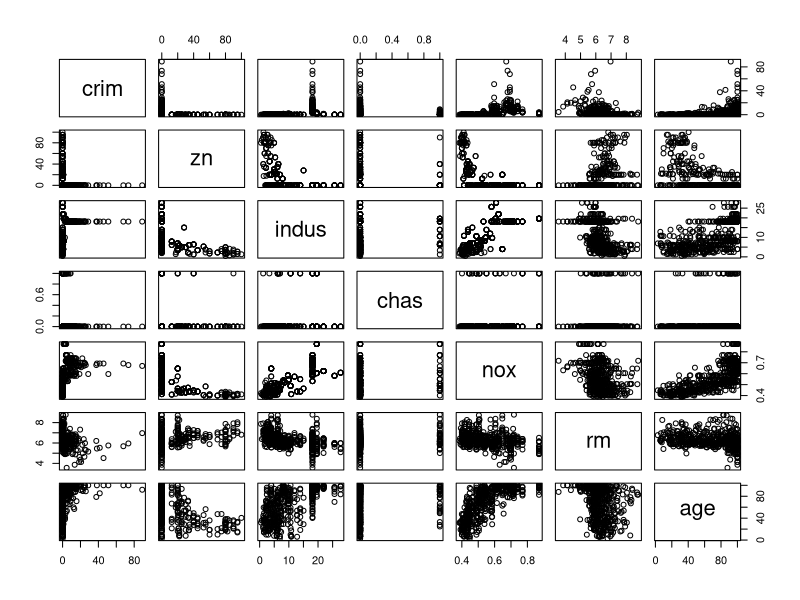
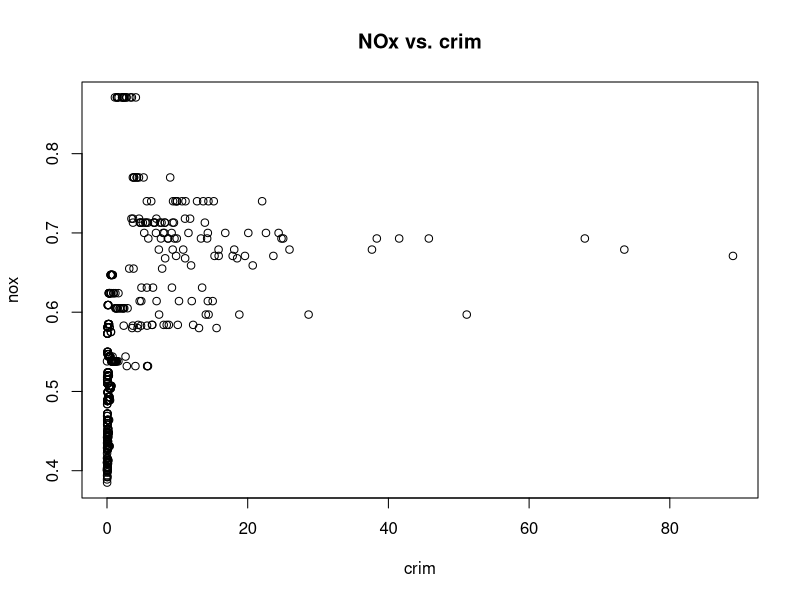
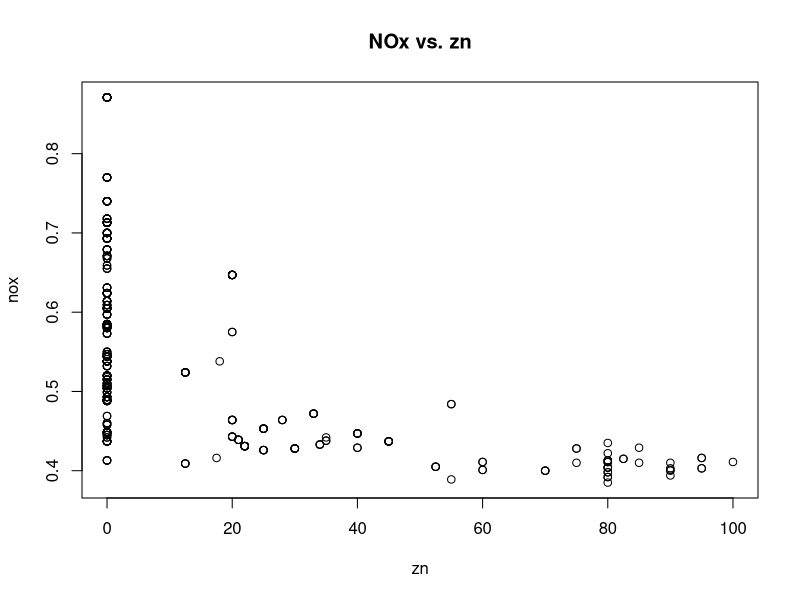
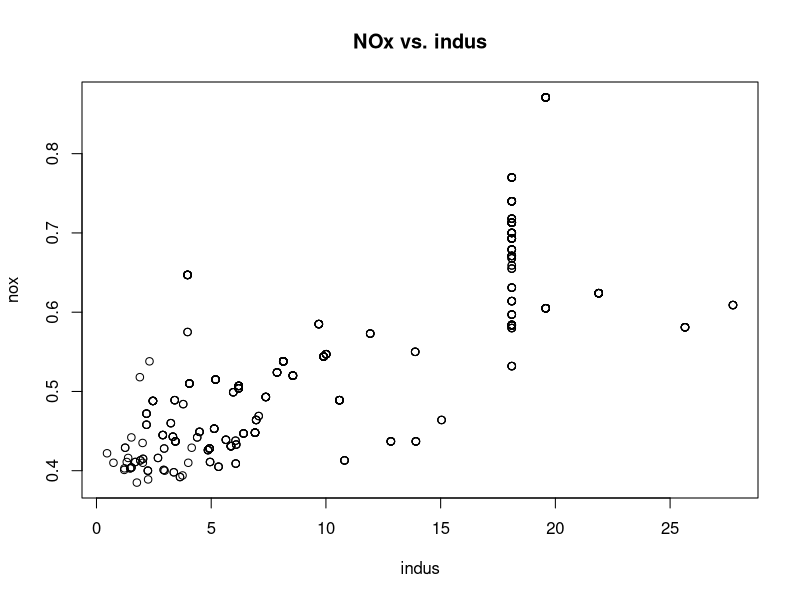
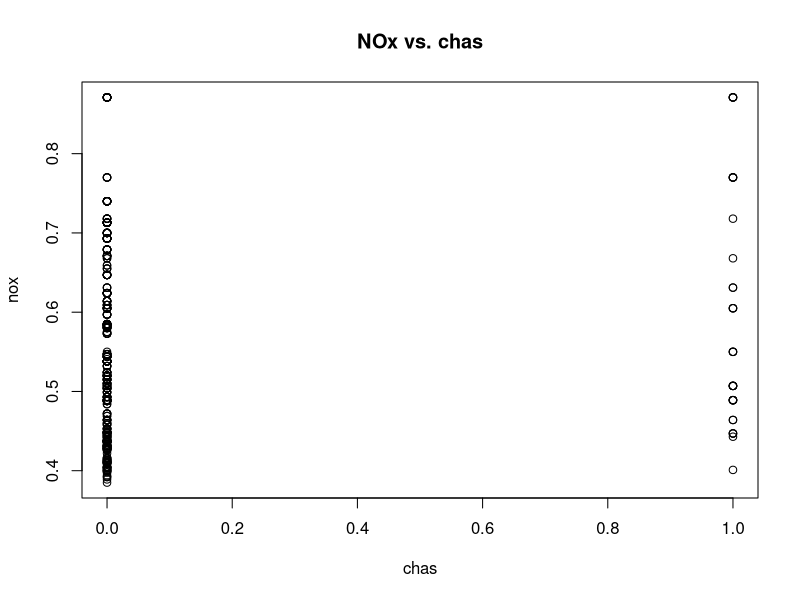
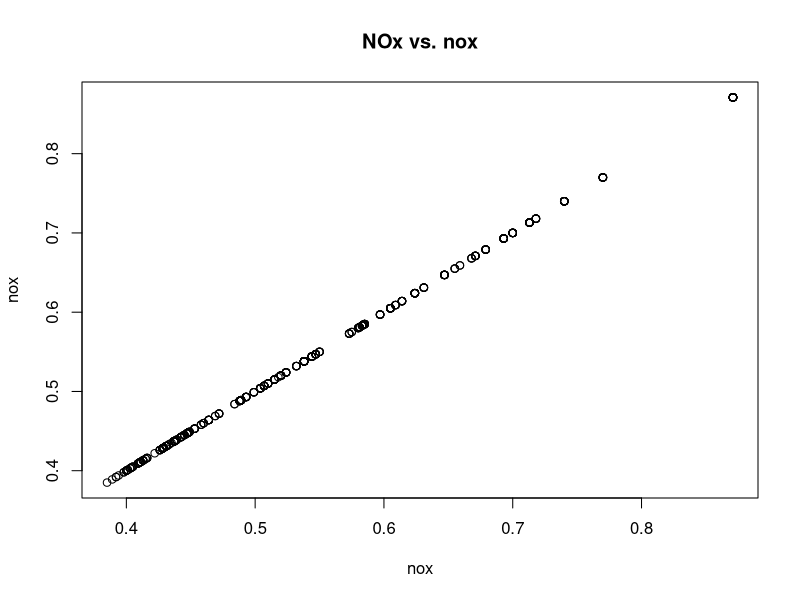
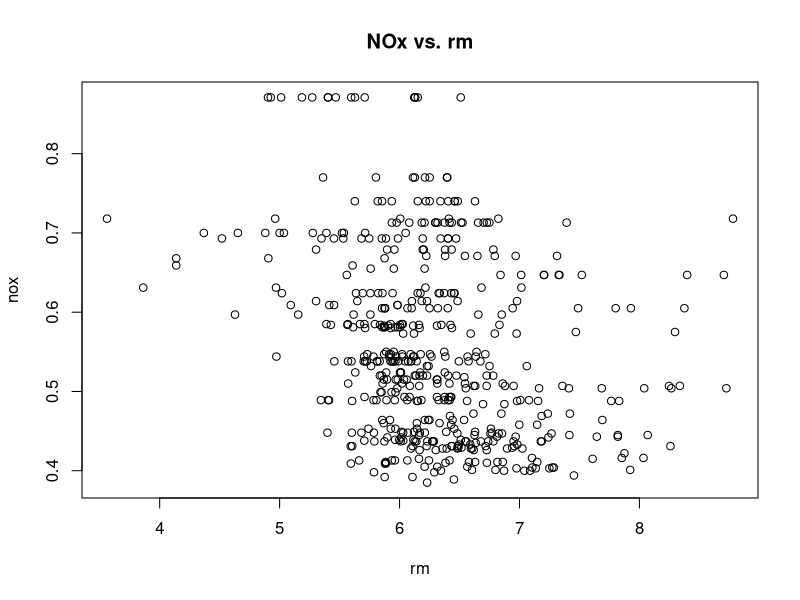
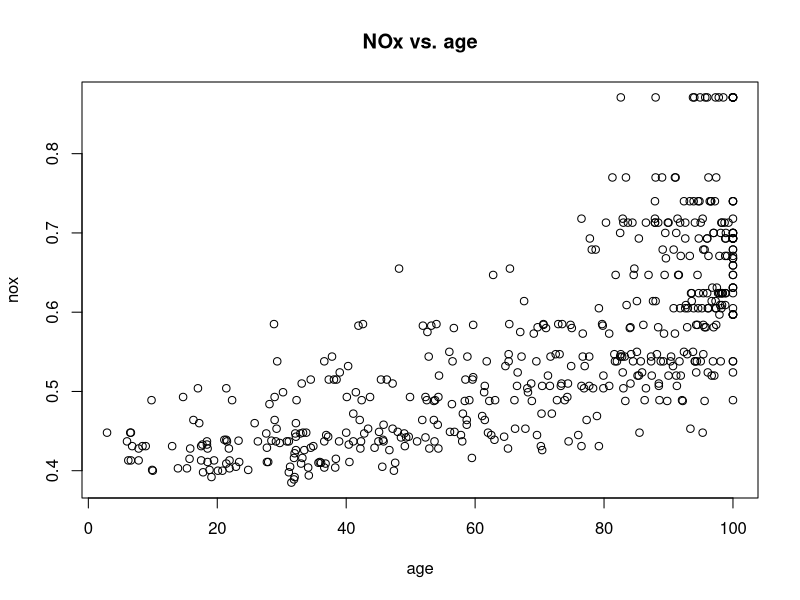

These figures' R source, in order:
# a) To begin, load in the Boston data set. The Boston data set is part of the MASS library in R

library(MASS)

# Now the data set is contained in the object Boston
# Read about the data set

?Boston

# How many rows are in this data set? How many columns? What do the rows and columns represent?
# This data set has 506 rows and 14 columns. Each row represents a town, and the columns are
names(Boston)


# b) Make some pairwise scatterplots of the predictors (columns) in this data set. Describe 
# your findings
pairs(Boston[,1:7])

for (i in 1:14){
  plot(Boston[,i], Boston$nox, xlab=names(Boston)[i], ylab="nox", main=paste("NOx vs.", names(Boston)[i]))
}
# Nox seems to have the strongest positive correlations with indus, age, rad, tax, ptratio, 
# and lstat, and the strongest negative correlations with medv, black (should calculate), 
# dis, and zn


# c) Are there any predictors associated with per capita crime rate? If so, explain the relationship
for (i in 1:14){
  plot(Boston[,i], Boston$crim, xlab=names(Boston)[i], ylab="crim", main=paste("crim vs.", names(Boston)[i]))
}
# Crime seems to be positively correlated with nox, age, rad, tax, lstat, and negatively 
# correlated with medv
cor(Boston)

# d) Do any of the suburbs of Boston appear to have particularly high crime rates? Tax rates?
# Pupil-teacher ratios? Comment on the range of each predictor.
summary(Boston$crim)
summary(Boston$tax)
summary(Boston$ptratio)

hist(Boston$crim)
hist(Boston$tax)
hist(Boston$ptratio)

# The range of these particular predictors are included in the summary printouts in the console.
# Most suburbs of Boston have a low crime rates (75% < 3.677 crimes per capita). But the upper
# tail is quite long, with one town reaching a crime rate of 89%.

# The tax distribution is bimodal, which may indicate that most neighborhoods were affordable,
# with some being much more expensive.

# The ptratio is left skewed (presumably a good thing because that means many towns have high 
# ptratios). There are some neighborhoods with very low ptratios. However, looking at the
# scatterplots below, a high ptratio doesn't imply a low crime rate, as the highest crime rates
# belong to towns with ptratios near the 3rd quartile.

cor(Boston$crim, Boston$ptratio)
plot(Boston$ptratio, Boston$crim)

# e) How many of the suburbs in this data set bound the Charles river?
sum(Boston$chas)
# 35 neighborhoods in this data set are on the Charles River. 
sum(Boston$chas)/length(Boston$chas)
# That's just 7% of the neighborhoods in this data set.

# f) What is the median pupil-teacher ratio among the towns in this data set?
median(Boston$ptratio)
# It's 19.05

# g) Which suburb of Boston has the lowest median value of owner-occupied homes? What are the 
# values of the other predictors for that suburb, and how do those values compare to the 
# overall ranged for those predictors? Comment on your findings.
min_val = min(Boston$medv)
min_val_town = Boston[ Boston$medv == 5 ,]
min_val_town

# There are two suburbs with the lowest median value of owner-occupied homes, 399 and 406
percentile = ecdf(Boston$crim)
min_val_town_percentiles = data.frame(percentile(min_val_town$crim))
for (i in 2:14){
  percentile = ecdf(Boston[,i])
  min_val_town_percentiles = data.frame(min_val_town_percentiles, percentile(min_val_town[,i]))
}
names(min_val_town_percentiles) = names(Boston)
row.names(min_val_town_percentiles) = c(399, 406)
min_val_town_percentiles

# I'll comment on this tomorrow, right now I want to get (h) done


# h) In this data set, how many of the suburbs average more than seven rooms per dwelling? More than eight rooms per dwelling? Comment
# on the suburbs that average more than 8 rooms per dwelling?

sum(Boston$rm > 7) / length(Boston$rm > 7)
# 12.65%

sum(Boston$rm > 8) / length(Boston$rm > 8)
# 2.57%

# STEP 1: Calculate the mean of each predictor over this subset
rooms8 = Boston[Boston$rm > 8,]
rooms8

df = data.frame(mean(rooms8[,1]))
for (i in 2:14){
  df = data.frame(df, mean(rooms8[,i]))
}
names(df) = names(Boston)
df[2,] = rep(0,14)
append(df, c(0,0,0,0,0,0,0,0,0,0,0,0,0,0))
row.names(df) = c("mean", "quantile")

# STEP 2: Calculate the percentile of each mean within the distribution of the corresponding predictor in the whole sample
for (i in 1:14){
  quantile = ecdf(Boston[,i])
  df[2,i] = quantile(df[1,i])
}
df
# 

?Boston
# These towns have a very high median value. Many of them are on the Charleston River. They have a lot ptratio, which means that there are many
# teachers for each student. Only a very small percentage of the population is of lower status. The crime is middling. To me, this indicates that these
# neighborhoods are probably wealthy, expensive suburbs with good schools. I'm surprised that the property tax isn't higher.